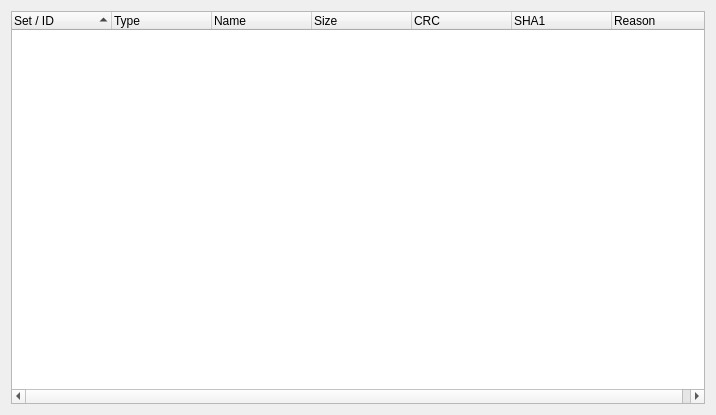
<?xml version="1.0" encoding="UTF-8"?>
<ui version="4.0">
 <class>MissingDumpsViewer</class>
 <widget class="QDialog" name="MissingDumpsViewer">
  <property name="geometry">
   <rect>
    <x>0</x>
    <y>0</y>
    <width>716</width>
    <height>415</height>
   </rect>
  </property>
  <property name="windowTitle">
   <string>Missing dumps</string>
  </property>
  <layout class="QGridLayout" name="gridLayout">
   <item row="0" column="0">
    <widget class="QTreeWidget" name="treeWidget">
     <property name="rootIsDecorated">
      <bool>false</bool>
     </property>
     <property name="uniformRowHeights">
      <bool>true</bool>
     </property>
     <property name="sortingEnabled">
      <bool>true</bool>
     </property>
     <property name="allColumnsShowFocus">
      <bool>true</bool>
     </property>
     <column>
      <property name="text">
       <string>Set / ID</string>
      </property>
     </column>
     <column>
      <property name="text">
       <string>Type</string>
      </property>
     </column>
     <column>
      <property name="text">
       <string>Name</string>
      </property>
     </column>
     <column>
      <property name="text">
       <string>Size</string>
      </property>
     </column>
     <column>
      <property name="text">
       <string>CRC</string>
      </property>
     </column>
     <column>
      <property name="text">
       <string>SHA1</string>
      </property>
     </column>
     <column>
      <property name="text">
       <string>Reason</string>
      </property>
     </column>
    </widget>
   </item>
  </layout>
 </widget>
 <resources/>
 <connections/>
</ui>
